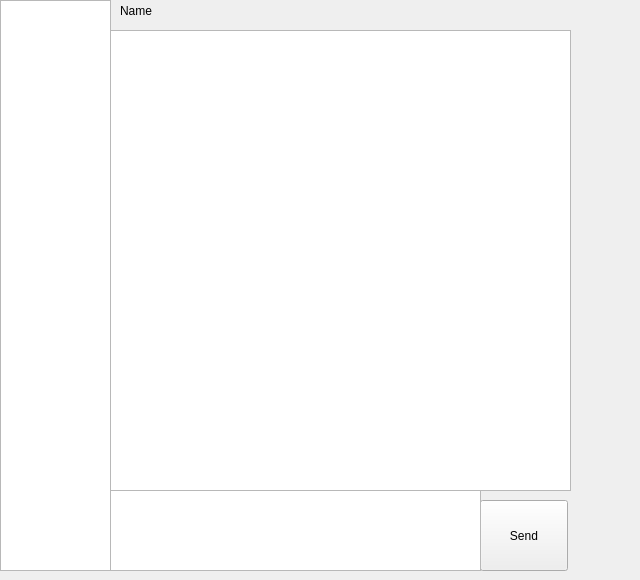
<?xml version="1.0" encoding="UTF-8"?>
<ui version="4.0">
 <class>Form</class>
 <widget class="QWidget" name="Form">
  <property name="geometry">
   <rect>
    <x>0</x>
    <y>0</y>
    <width>640</width>
    <height>580</height>
   </rect>
  </property>
  <property name="minimumSize">
   <size>
    <width>640</width>
    <height>480</height>
   </size>
  </property>
  <property name="windowTitle">
   <string>Qt VK</string>
  </property>
  <widget class="QListWidget" name="chatList">
   <property name="geometry">
    <rect>
     <x>0</x>
     <y>0</y>
     <width>111</width>
     <height>571</height>
    </rect>
   </property>
  </widget>
  <widget class="QListWidget" name="chatHistory">
   <property name="geometry">
    <rect>
     <x>110</x>
     <y>30</y>
     <width>461</width>
     <height>461</height>
    </rect>
   </property>
  </widget>
  <widget class="QPushButton" name="sendButton">
   <property name="geometry">
    <rect>
     <x>480</x>
     <y>500</y>
     <width>88</width>
     <height>71</height>
    </rect>
   </property>
   <property name="text">
    <string>Send</string>
   </property>
  </widget>
  <widget class="QTextEdit" name="textEdit">
   <property name="geometry">
    <rect>
     <x>110</x>
     <y>490</y>
     <width>371</width>
     <height>81</height>
    </rect>
   </property>
  </widget>
  <widget class="QLabel" name="username">
   <property name="geometry">
    <rect>
     <x>120</x>
     <y>0</y>
     <width>331</width>
     <height>21</height>
    </rect>
   </property>
   <property name="text">
    <string>Name</string>
   </property>
  </widget>
 </widget>
 <resources/>
 <connections/>
</ui>
